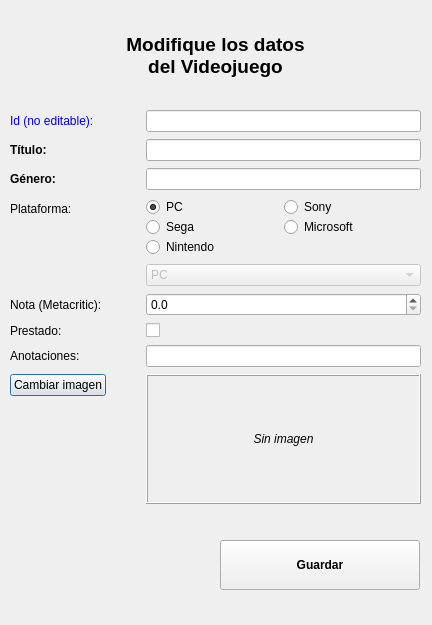
<?xml version="1.0" encoding="UTF-8"?>
<ui version="4.0">
 <class>Dialog</class>
 <widget class="QDialog" name="Dialog">
  <property name="windowModality">
   <enum>Qt::ApplicationModal</enum>
  </property>
  <property name="geometry">
   <rect>
    <x>0</x>
    <y>0</y>
    <width>432</width>
    <height>625</height>
   </rect>
  </property>
  <property name="minimumSize">
   <size>
    <width>432</width>
    <height>625</height>
   </size>
  </property>
  <property name="maximumSize">
   <size>
    <width>432</width>
    <height>625</height>
   </size>
  </property>
  <property name="windowTitle">
   <string>Editar Videojuego</string>
  </property>
  <property name="windowIcon">
   <iconset>
    <normaloff>imagenes_ventanas/mando.png</normaloff>imagenes_ventanas/mando.png</iconset>
  </property>
  <widget class="QLabel" name="lbl_introduzca_datos">
   <property name="geometry">
    <rect>
     <x>10</x>
     <y>10</y>
     <width>411</width>
     <height>90</height>
    </rect>
   </property>
   <property name="font">
    <font>
     <pointsize>14</pointsize>
     <weight>75</weight>
     <bold>true</bold>
    </font>
   </property>
   <property name="text">
    <string>Modifique los datos
del Videojuego</string>
   </property>
   <property name="alignment">
    <set>Qt::AlignCenter</set>
   </property>
  </widget>
  <widget class="QPushButton" name="btn_guardar">
   <property name="enabled">
    <bool>true</bool>
   </property>
   <property name="geometry">
    <rect>
     <x>220</x>
     <y>540</y>
     <width>200</width>
     <height>50</height>
    </rect>
   </property>
   <property name="font">
    <font>
     <weight>75</weight>
     <bold>true</bold>
    </font>
   </property>
   <property name="text">
    <string>Guardar</string>
   </property>
   <property name="icon">
    <iconset>
     <normaloff>imagenes_ventanas/diskete.png</normaloff>imagenes_ventanas/diskete.png</iconset>
   </property>
   <property name="autoDefault">
    <bool>false</bool>
   </property>
  </widget>
  <widget class="QLabel" name="lbl_ayuda">
   <property name="geometry">
    <rect>
     <x>10</x>
     <y>600</y>
     <width>411</width>
     <height>16</height>
    </rect>
   </property>
   <property name="font">
    <font>
     <family>MS Sans Serif</family>
     <pointsize>8</pointsize>
     <weight>9</weight>
     <italic>true</italic>
     <bold>false</bold>
    </font>
   </property>
   <property name="styleSheet">
    <string notr="true">color: rgb(255, 0, 0);
font: 75 italic 8pt &quot;MS Sans Serif&quot;;</string>
   </property>
   <property name="text">
    <string>&lt;html&gt;&lt;head/&gt;&lt;body&gt;&lt;p&gt;&lt;span style=&quot; font-weight:600; color:#ff0000;&quot;&gt;&lt;br/&gt;&lt;/span&gt;&lt;/p&gt;&lt;/body&gt;&lt;/html&gt;</string>
   </property>
   <property name="textFormat">
    <enum>Qt::RichText</enum>
   </property>
  </widget>
  <widget class="QWidget" name="formLayoutWidget">
   <property name="geometry">
    <rect>
     <x>10</x>
     <y>110</y>
     <width>411</width>
     <height>422</height>
    </rect>
   </property>
   <layout class="QFormLayout" name="lay_introduzca_datos">
    <property name="horizontalSpacing">
     <number>40</number>
    </property>
    <property name="verticalSpacing">
     <number>7</number>
    </property>
    <item row="1" column="0">
     <widget class="QLabel" name="lbl_titulo">
      <property name="font">
       <font>
        <weight>75</weight>
        <bold>true</bold>
       </font>
      </property>
      <property name="text">
       <string>Título: </string>
      </property>
     </widget>
    </item>
    <item row="1" column="1">
     <widget class="QLineEdit" name="le_titulo"/>
    </item>
    <item row="2" column="0">
     <widget class="QLabel" name="lbl_genero">
      <property name="font">
       <font>
        <weight>75</weight>
        <bold>true</bold>
       </font>
      </property>
      <property name="text">
       <string>Género: </string>
      </property>
     </widget>
    </item>
    <item row="2" column="1">
     <widget class="QLineEdit" name="le_genero"/>
    </item>
    <item row="3" column="0">
     <widget class="QLabel" name="lbl_plataforma">
      <property name="font">
       <font>
        <weight>50</weight>
        <bold>false</bold>
       </font>
      </property>
      <property name="text">
       <string>Plataforma: </string>
      </property>
     </widget>
    </item>
    <item row="3" column="1">
     <layout class="QGridLayout" name="gridLayout">
      <item row="0" column="0">
       <widget class="QRadioButton" name="rb_pc">
        <property name="text">
         <string>PC</string>
        </property>
        <property name="checked">
         <bool>true</bool>
        </property>
       </widget>
      </item>
      <item row="1" column="0">
       <widget class="QRadioButton" name="rb_sega">
        <property name="text">
         <string>Sega</string>
        </property>
       </widget>
      </item>
      <item row="2" column="0">
       <widget class="QRadioButton" name="rb_nintendo">
        <property name="text">
         <string>Nintendo</string>
        </property>
       </widget>
      </item>
      <item row="0" column="1">
       <widget class="QRadioButton" name="rb_sony">
        <property name="text">
         <string>Sony</string>
        </property>
       </widget>
      </item>
      <item row="1" column="1">
       <widget class="QRadioButton" name="rb_microsoft">
        <property name="text">
         <string>Microsoft</string>
        </property>
       </widget>
      </item>
     </layout>
    </item>
    <item row="4" column="1">
     <widget class="QComboBox" name="cmb_plataforma">
      <property name="enabled">
       <bool>false</bool>
      </property>
      <item>
       <property name="text">
        <string>PC</string>
       </property>
      </item>
     </widget>
    </item>
    <item row="5" column="0">
     <widget class="QLabel" name="lbl_nota">
      <property name="text">
       <string>Nota (Metacritic): </string>
      </property>
      <property name="openExternalLinks">
       <bool>true</bool>
      </property>
     </widget>
    </item>
    <item row="5" column="1">
     <widget class="QDoubleSpinBox" name="dspb_nota">
      <property name="decimals">
       <number>1</number>
      </property>
      <property name="maximum">
       <double>10.000000000000000</double>
      </property>
     </widget>
    </item>
    <item row="6" column="0">
     <widget class="QLabel" name="lbl_prestado">
      <property name="text">
       <string>Prestado: </string>
      </property>
     </widget>
    </item>
    <item row="6" column="1">
     <widget class="QCheckBox" name="chb_prestado">
      <property name="text">
       <string/>
      </property>
     </widget>
    </item>
    <item row="7" column="0">
     <widget class="QLabel" name="lbl_anotaciones">
      <property name="text">
       <string>Anotaciones: </string>
      </property>
     </widget>
    </item>
    <item row="0" column="0">
     <widget class="QLabel" name="lbl_id">
      <property name="font">
       <font>
        <weight>50</weight>
        <bold>false</bold>
       </font>
      </property>
      <property name="text">
       <string>&lt;html&gt;&lt;head/&gt;&lt;body&gt;&lt;p&gt;&lt;span style=&quot; color:#0000ff;&quot;&gt;Id (no editable): &lt;/span&gt;&lt;/p&gt;&lt;/body&gt;&lt;/html&gt;</string>
      </property>
      <property name="textFormat">
       <enum>Qt::RichText</enum>
      </property>
     </widget>
    </item>
    <item row="0" column="1">
     <widget class="QLineEdit" name="le_id">
      <property name="cursor">
       <cursorShape>ForbiddenCursor</cursorShape>
      </property>
      <property name="readOnly">
       <bool>true</bool>
      </property>
     </widget>
    </item>
    <item row="7" column="1">
     <widget class="QLineEdit" name="le_apuntes"/>
    </item>
    <item row="8" column="0">
     <widget class="QPushButton" name="btn_imagen">
      <property name="text">
       <string>Cambiar imagen</string>
      </property>
     </widget>
    </item>
    <item row="8" column="1">
     <widget class="QLabel" name="lbl_imagen">
      <property name="minimumSize">
       <size>
        <width>0</width>
        <height>130</height>
       </size>
      </property>
      <property name="font">
       <font>
        <family>MS Sans Serif</family>
        <italic>true</italic>
       </font>
      </property>
      <property name="frameShape">
       <enum>QFrame::Box</enum>
      </property>
      <property name="frameShadow">
       <enum>QFrame::Raised</enum>
      </property>
      <property name="text">
       <string>Sin imagen</string>
      </property>
      <property name="alignment">
       <set>Qt::AlignCenter</set>
      </property>
     </widget>
    </item>
   </layout>
  </widget>
 </widget>
 <resources/>
 <connections/>
</ui>
